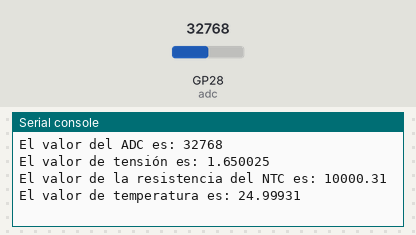
Simulated run of this program. Board: Raspberry Pi Pico running MicroPython. Parts: the last lines printed to the serial console. Wiring (from the project's diagram.json): NTC temperature sensor on GP28. The inputs (shaded band) are chosen by the test bench; at power-on: GP28 (adc) = 32768 (analog values on the 0–65535 scale).

Above: at 1.2 s.
1.3 s: GP28 (adc) set to 45874
At 2.7 s:
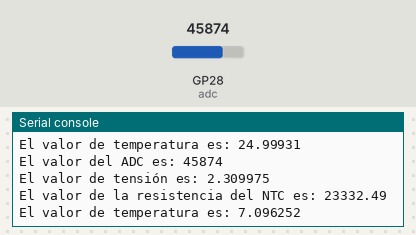
3.4 s: GP28 (adc) set to 57670
At 5.4 s:
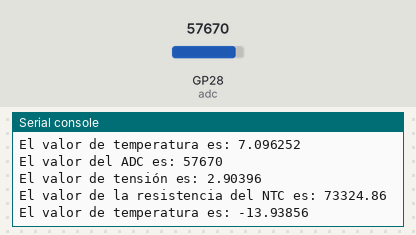
Timing chart, 0 to 6.9 s (numbered marks = the images above; inputs shaded):
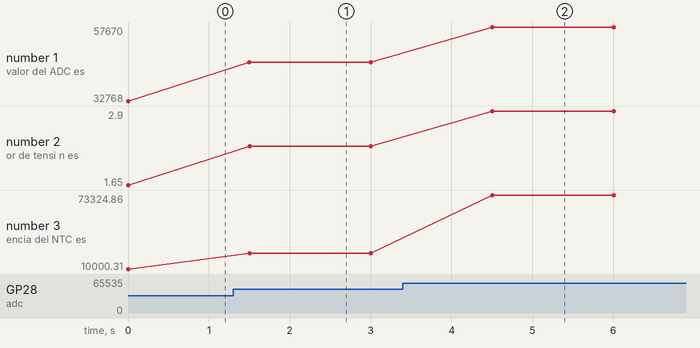

Measured:
- after the input at 1.3 s, the serial console: prints a new line after 0.20 s (image 1)
- after the input at 3.4 s, the serial console: prints a new line after 1.1 s (image 2)
- plotted number 1: 32768 → 45874 after the input at 1.3 s, 45874 → 57670 after the input at 3.4 s
- plotted number 2: 1.65 → 2.31 after the input at 1.3 s, 2.31 → 2.9 after the input at 3.4 s
- plotted number 3: 10000.31 → 23332.49 after the input at 1.3 s, 23332.49 → 73324.86 after the input at 3.4 s

The program:

main.py
```python
from machine import ADC
from math import log
from time import sleep

adc = ADC(28)
escalon_tension = 3.3/65535
beta = 3950

while True:
  lectura = adc.read_u16()
  print("El valor del ADC es: {}" .format(lectura))
  tension = escalon_tension * lectura
  print("El valor de tensión es: {}" .format(tension))
  Rntc = (tension*10000)/(3.3-tension)
  print("El valor de la resistencia del NTC es: {}".format(Rntc))
  logaritmo = log(Rntc/10000)
  temperatura = 1/((logaritmo/beta) + 1/298) - 273
  print("El valor de temperatura es: {}" .format(temperatura))
  sleep(1.5)
```
